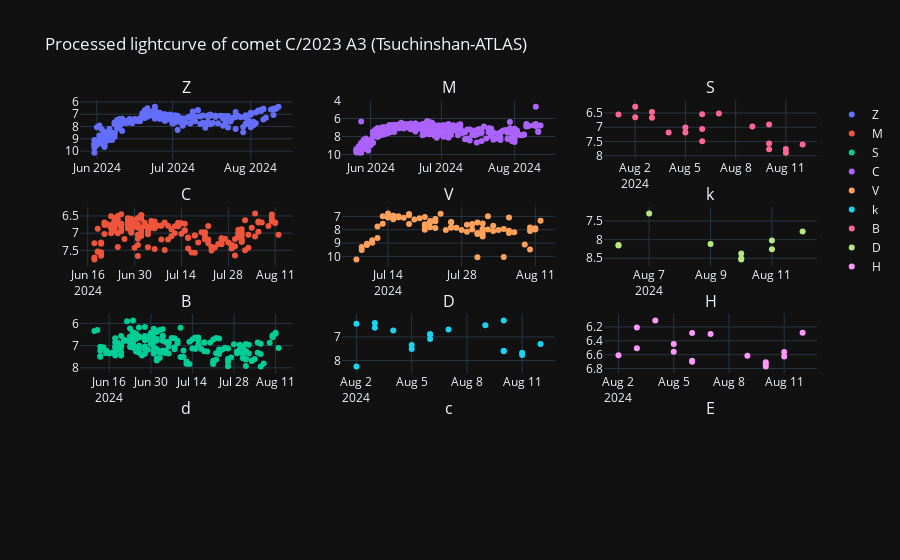

Source (notebook cell):
### Code cell
# Variables a graficar
tiempo = curva_de_luz_procesada_df.obs_date
obs_method = curva_de_luz_procesada_df.obs_method_key.unique()

# Inicializar la figura con subplots
fig = make_subplots(rows=4, cols=3, subplot_titles= obs_method)

# Agregar trazas a los subplots
for metodo, fila, columna  in zip(obs_method, [1]*3 + [2]*3 + [3]*3, [1,2,3]*3):
    fig.add_trace(go.Scatter(x=tiempo, y=curva_de_luz_procesada_df.magnitud_reducida[curva_de_luz_procesada_df.obs_method_key == metodo], mode="markers",name = metodo), row = columna, col = fila)

# Actualizar el diseño de los subplots
fig.update_layout(title_text = 'Processed lightcurve of comet C/2023 A3 (Tsuchinshan-ATLAS)', template = 'plotly_dark')
fig.update_yaxes(autorange="reversed")

# Mostrar la figura
fig.show()

### Figure 1 — Plotly figure (JSON) as saved in the notebook; plotly's stock layout.template omitted (floating-point values rounded to 4 significant figures; data arrays with more than 128 entries replaced by an {"elided": "..."} marker saying what was removed)
{"data": [{"mode": "markers", "name": "Z", "type": "scatter", "x": {"elided": "1155 str values"}, "xaxis": "x", "y": {"elided": "292 float values"}, "yaxis": "y"}, {"mode": "markers", "name": "M", "type": "scatter", "x": {"elided": "1155 str values"}, "xaxis": "x4", "y": {"elided": "178 float values"}, "yaxis": "y4"}, {"mode": "markers", "name": "S", "type": "scatter", "x": {"elided": "1155 str values"}, "xaxis": "x7", "y": {"elided": "193 float values"}, "yaxis": "y7"}, {"mode": "markers", "name": "C", "type": "scatter", "x": {"elided": "1155 str values"}, "xaxis": "x2", "y": {"elided": "341 float values"}, "yaxis": "y2"}, {"mode": "markers", "name": "V", "type": "scatter", "x": {"elided": "1155 str values"}, "xaxis": "x5", "y": [7.322, 7.895, 7.976, 9.476, 7.84, 8.099, 9.099, 8.186, 8.074, 7.074, 8.249, 10.05, 7.937, 8.025, 7.703, 8.092, 7.982, 6.982, 7.972, 8.044, 7.935, 7.526, 8.5, 8.285, 7.461, 10.05, 8.239, 8.325, 7.608, 7.986, 7.569, 8.143, 7.634, 8.025, 7.852, 7.84, 7.44, 7.827, 7.415, 8.015, 6.801, 7.188, 7.874, 7.359, 7.459, 7.345, 7.813, 7.996, 7.581, 7.762, 7.044, 7.144, 7.226, 6.907, 7.568, 6.827, 7.092, 7.067, 6.993, 7.068, 6.942, 6.942, 7.215, 7.089, 6.789, 6.979, 7.549, 7.765, 8.617, 8.783, 8.98, 9.147, 9.055, 9.523, 9.294, 10.23], "yaxis": "y5"}, {"mode": "markers", "name": "k", "type": "scatter", "x": {"elided": "1155 str values"}, "xaxis": "x8", "y": [7.303, 7.669, 7.761, 7.586, 7.601, 6.301, 6.501, 6.688, 6.888, 6.888, 7.088, 7.513, 7.344, 6.726, 6.407, 6.607, 8.248, 6.442], "yaxis": "y8"}, {"mode": "markers", "name": "B", "type": "scatter", "x": {"elided": "1155 str values"}, "xaxis": "x3", "y": [7.603, 7.761, 7.893, 7.769, 7.569, 6.901, 6.974, 6.513, 7.496, 7.062, 6.544, 7.007, 7.188, 7.188, 6.668, 6.468, 6.648, 6.279, 6.551], "yaxis": "y3"}, {"mode": "markers", "name": "D", "type": "scatter", "x": {"elided": "1155 str values"}, "xaxis": "x6", "y": [7.782, 8.026, 8.261, 8.508, 8.369, 8.534, 8.115, 7.301, 8.159, 8.145], "yaxis": "y6"}, {"mode": "markers", "name": "H", "type": "scatter", "x": {"elided": "1155 str values"}, "xaxis": "x9", "y": [6.282, 6.626, 6.561, 6.708, 6.769, 6.734, 6.615, 6.301, 6.701, 6.288, 6.688, 6.559, 6.445, 6.107, 6.507, 6.207, 6.607], "yaxis": "y9"}], "layout": {"annotations": [{"font": {"size": 16}, "showarrow": false, "text": "Z", "x": 0.1444, "xanchor": "center", "xref": "paper", "y": 1, "yanchor": "bottom", "yref": "paper"}, {"font": {"size": 16}, "showarrow": false, "text": "M", "x": 0.5, "xanchor": "center", "xref": "paper", "y": 1, "yanchor": "bottom", "yref": "paper"}, {"font": {"size": 16}, "showarrow": false, "text": "S", "x": 0.8556, "xanchor": "center", "xref": "paper", "y": 1, "yanchor": "bottom", "yref": "paper"}, {"font": {"size": 16}, "showarrow": false, "text": "C", "x": 0.1444, "xanchor": "center", "xref": "paper", "y": 0.7188, "yanchor": "bottom", "yref": "paper"}, {"font": {"size": 16}, "showarrow": false, "text": "V", "x": 0.5, "xanchor": "center", "xref": "paper", "y": 0.7188, "yanchor": "bottom", "yref": "paper"}, {"font": {"size": 16}, "showarrow": false, "text": "k", "x": 0.8556, "xanchor": "center", "xref": "paper", "y": 0.7188, "yanchor": "bottom", "yref": "paper"}, {"font": {"size": 16}, "showarrow": false, "text": "B", "x": 0.1444, "xanchor": "center", "xref": "paper", "y": 0.4375, "yanchor": "bottom", "yref": "paper"}, {"font": {"size": 16}, "showarrow": false, "text": "D", "x": 0.5, "xanchor": "center", "xref": "paper", "y": 0.4375, "yanchor": "bottom", "yref": "paper"}, {"font": {"size": 16}, "showarrow": false, "text": "H", "x": 0.8556, "xanchor": "center", "xref": "paper", "y": 0.4375, "yanchor": "bottom", "yref": "paper"}, {"font": {"size": 16}, "showarrow": false, "text": "d", "x": 0.1444, "xanchor": "center", "xref": "paper", "y": 0.1562, "yanchor": "bottom", "yref": "paper"}, {"font": {"size": 16}, "showarrow": false, "text": "c", "x": 0.5, "xanchor": "center", "xref": "paper", "y": 0.1562, "yanchor": "bottom", "yref": "paper"}, {"font": {"size": 16}, "showarrow": false, "text": "E", "x": 0.8556, "xanchor": "center", "xref": "paper", "y": 0.1562, "yanchor": "bottom", "yref": "paper"}], "title": {"text": "Processed lightcurve of comet C/2023 A3 (Tsuchinshan-ATLAS)"}, "xaxis": {"anchor": "y", "domain": [0, 0.2889]}, "xaxis10": {"anchor": "y10", "domain": [0, 0.2889]}, "xaxis11": {"anchor": "y11", "domain": [0.3556, 0.6444]}, "xaxis12": {"anchor": "y12", "domain": [0.7111, 1]}, "xaxis2": {"anchor": "y2", "domain": [0.3556, 0.6444]}, "xaxis3": {"anchor": "y3", "domain": [0.7111, 1]}, "xaxis4": {"anchor": "y4", "domain": [0, 0.2889]}, "xaxis5": {"anchor": "y5", "domain": [0.3556, 0.6444]}, "xaxis6": {"anchor": "y6", "domain": [0.7111, 1]}, "xaxis7": {"anchor": "y7", "domain": [0, 0.2889]}, "xaxis8": {"anchor": "y8", "domain": [0.3556, 0.6444]}, "xaxis9": {"anchor": "y9", "domain": [0.7111, 1]}, "yaxis": {"anchor": "x", "autorange": "reversed", "domain": [0.8438, 1]}, "yaxis10": {"anchor": "x10", "autorange": "reversed", "domain": [0, 0.1562]}, "yaxis11": {"anchor": "x11", "autorange": "reversed", "domain": [0, 0.1562]}, "yaxis12": {"anchor": "x12", "autorange": "reversed", "domain": [0, 0.1562]}, "yaxis2": {"anchor": "x2", "autorange": "reversed", "domain": [0.8438, 1]}, "yaxis3": {"anchor": "x3", "autorange": "reversed", "domain": [0.8438, 1]}, "yaxis4": {"anchor": "x4", "autorange": "reversed", "domain": [0.5625, 0.7188]}, "yaxis5": {"anchor": "x5", "autorange": "reversed", "domain": [0.5625, 0.7188]}, "yaxis6": {"anchor": "x6", "autorange": "reversed", "domain": [0.5625, 0.7188]}, "yaxis7": {"anchor": "x7", "autorange": "reversed", "domain": [0.2812, 0.4375]}, "yaxis8": {"anchor": "x8", "autorange": "reversed", "domain": [0.2812, 0.4375]}, "yaxis9": {"anchor": "x9", "autorange": "reversed", "domain": [0.2812, 0.4375]}}}
